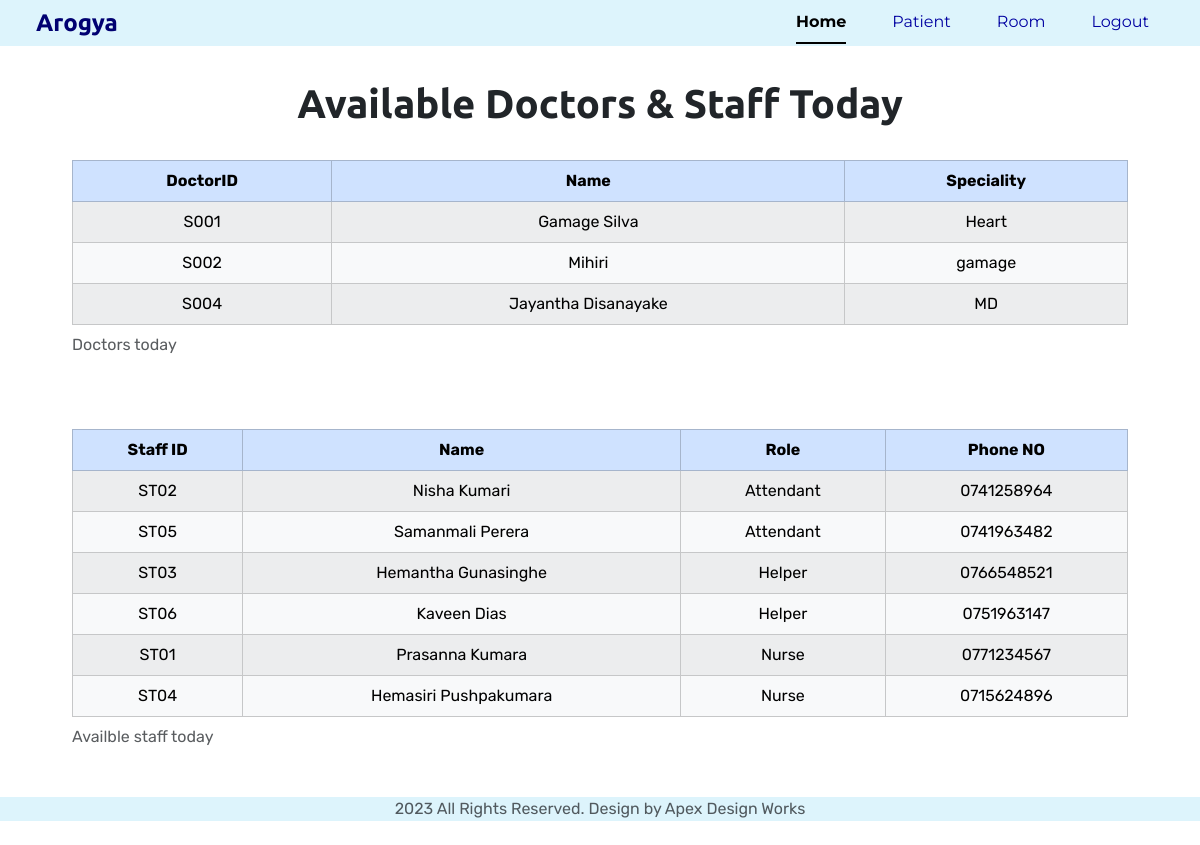
The page /staff/home.php on the database its author committed.
### tables this page shows
CREATE TABLE `doctors` (
  `doctor_id` char(10) NOT NULL,
  `name` varchar(255) DEFAULT NULL,
  `speciality` varchar(255) DEFAULT NULL,
  `status` tinyint(1) DEFAULT 0,
  `doctor_availability` varchar(20) DEFAULT 'available'
);

CREATE TABLE `staff` (
  `staff_id` varchar(5) NOT NULL,
  `name` varchar(100) DEFAULT NULL,
  `phone_no` varchar(13) DEFAULT NULL,
  `role` varchar(20) DEFAULT NULL,
  `status` tinyint(1) DEFAULT NULL
);

### staff/home.php (the view, shortened to what this page needs)
<!DOCTYPE html>
<html lang="en">
<head>
  <link href="https://cdn.jsdelivr.net/npm/bootstrap@5.3.1/dist/css/bootstrap.min.css" rel="stylesheet"
 />
  <link rel="stylesheet" href="../css/staff.css" />
</head>
<body>
  <section id="adminheader">
    <div class="container">
      <nav class="navbar navbar-expand-lg fixed-top p-0" style="background-color: #ddf4fc" id="navigationbar">
        <div class="container-fluid">
          <a class="navbar-brand" href="#"> Arogya </a>
          <div class="collapse navbar-collapse" id="navbarSupportedContent">
            <ul class="nav nav-underline ms-auto p-0" id="pillNav2">
              <li class="nav-item">
                <a class="nav-link active" aria-current="page" href="#">Home</a>
              </li>
              <li class="nav-item">
                <a class="nav-link" href="patient.html">Patient</a>
              </li>
              <li class="nav-item">
                <a class="nav-link" href="room.html">Room</a>
              </li>
              <li class="nav-item">
                <a class="nav-link" href="logout.php">Logout</a>
              </li>
            </ul>
          </div>
        </div>
      </nav>
    </div>
  </section>
  <section id="viewdoctors">
    <div class="container">
      <h2>Available Doctors & Staff Today</h2>
      <br />
      <div class="table-responsive">
        <table class="table table-light table-bordered table-striped">
          <caption> Doctors today</caption>
          <thead>
            <tr class="table-primary">
              <th scope="col">DoctorID</th>
              <th scope="col">Name</th>
              <th scope="col">Speciality</th>
            </tr>
          </thead>
          <tbody>
            <?php
            $servername = "localhost";
            $username = "root";
            $password = "";
            $dbname = "db_arogya";
            $conn = new mysqli($servername, $username, $password, $dbname);
            $sql = "SELECT * FROM doctors WHERE status = 1 ORDER BY doctor_id";
            $result = $conn->query($sql);
            if ($result->num_rows > 0) {
              while ($row = $result->fetch_assoc()) {
                echo "<tr>";
                echo "<td>" . $row["doctor_id"] . "</td>";
                echo "<td>" . $row["name"] . "</td>";
                echo "<td>" . $row["speciality"] . "</td>";
                echo "</tr>";
              }
            } else {
              echo "<tr><td colspan='3'>No records found</td></tr>";
            }
            ?>
          </tbody>
        </table>
      </div>
      <br>
      <br>
      <div class="table-responsive">
        <table class="table table-light table-bordered table-striped">
        <caption>Availble staff today</caption>
          <thead>
            <tr class="table-primary">
              <th scope="col">Staff ID</th>
              <th scope="col">Name</th>
              <th scope="col">Role</th>
              <th scope="col">Phone NO</th>
            </tr>
          </thead>
          <tbody>
            <?php
            $servername = "localhost";
            $username = "root";
            $password = "";
            $dbname = "db_arogya";
            $conn = new mysqli($servername, $username, $password, $dbname);
            $staff_sql = "SELECT * FROM staff WHERE status = 1 ORDER BY role";
            $staff = $conn->query($staff_sql);
            if ($staff->num_rows > 0) {
              while ($row = $staff->fetch_assoc()) {
                echo "<tr>";
                echo "<td>" . $row["staff_id"] . "</td>";
                echo "<td>" . $row["name"] . "</td>";
                echo "<td>" . $row["role"] . "</td>";
                echo "<td>" . $row["phone_no"] . "</td>";
                echo "</tr>";
              }
            } else {
              echo "<tr><td colspan='4'>No records found</td></tr>";
            }
            ?>
          </tbody>
        </table>
      </div>
    </div>
  </section>
  <footer id="footer">
    <div class="my-4 text-muted text-center">
      <p>2023 All Rights Reserved. Design by Apex Design Works</p>
    </div>
  </footer>
</body>
</html>

### css/staff.css (style rules this page uses)
body { font-family: "Rubik", sans-serif; }
h2 { font-family: "ubuntu", sans-serif; font-size: 2.5rem; font-weight: 700; }
.container-fluid { padding: 0% 3%; }
.navbar { padding: 10px 0; }
.navbar-brand { font-family: "Ubuntu", sans-serif; font-size: 1.5rem; font-weight: bold; color: #000071; }
.nav-item { padding: 0 15px; }
.nav-link { font-size: 1rem; font-family: "Montserrat", sans-serif; font-weight: 400; color: #0000a1; }
#patientmanagement, #staffmanagement, #viewdoctors, #manageall, #setavailabledoctor { padding: 80px 60px 0px; text-align: center; }
#footer { background-color: #ddf4fc; }

### rows shown on the page
doctors: doctor_id "S001", name "Gamage Silva", speciality "Heart"
doctors: doctor_id "S002", name "Mihiri", speciality "gamage"
doctors: doctor_id "S004", name "Jayantha Disanayake", speciality "MD"
staff: staff_id "ST02", name "Nisha Kumari", role "Attendant", phone_no "0741258964"
staff: staff_id "ST05", name "Samanmali Perera", role "Attendant", phone_no "0741963482"
staff: staff_id "ST03", name "Hemantha Gunasinghe", role "Helper", phone_no "0766548521"
staff: staff_id "ST06", name "Kaveen Dias", role "Helper", phone_no "0751963147"
staff: staff_id "ST01", name "Prasanna Kumara", role "Nurse", phone_no "0771234567"
staff: staff_id "ST04", name "Hemasiri Pushpakumara", role "Nurse", phone_no "0715624896"
